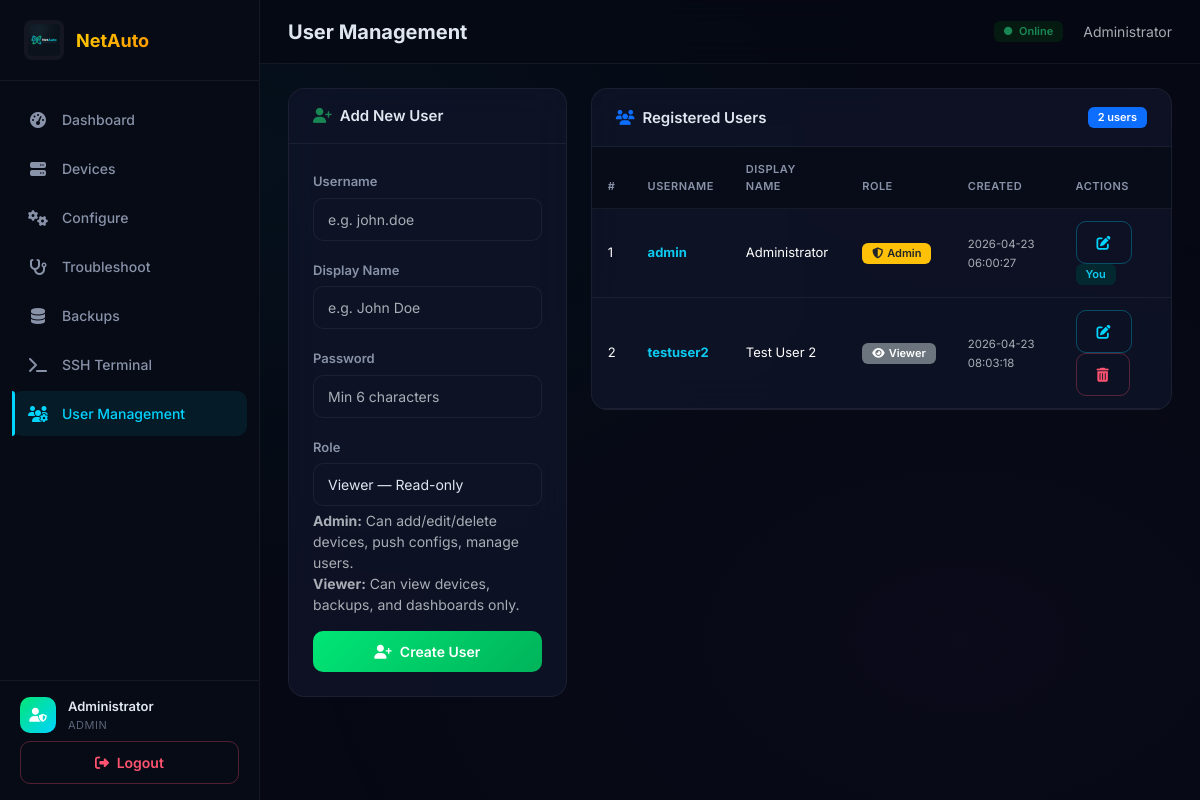
The app's page /users (signed in) with its own data.
### tables this page shows
CREATE TABLE users (
            id INTEGER PRIMARY KEY AUTOINCREMENT,
            username TEXT UNIQUE NOT NULL,
            password_hash TEXT NOT NULL,
            display_name TEXT NOT NULL,
            role TEXT NOT NULL DEFAULT 'admin',
            created_at TIMESTAMP DEFAULT CURRENT_TIMESTAMP
        );

### app.py (the view, shortened to what this page needs)
@app.route('/users', methods=['GET', 'POST'])
@login_required
@admin_required
def users():
    all_users = get_all_users()
    return render_template('users.html', users=all_users)

### app.py (called while the page is built)
@login_manager.user_loader
def load_user(user_id):
    row = get_user_by_id(int(user_id))
    return User(row) if row else None

def admin_required(f):
    @wraps(f)
    def decorated(*args, **kwargs):
        if not current_user.is_authenticated or not current_user.is_admin:
            flash('Admin access required.', 'danger')
            return redirect(url_for('dashboard'))
        return f(*args, **kwargs)
    return decorated

    @property
    def is_admin(self):
        return self.role == 'admin'

### database.py (called while the page is built)
def get_db():
    db = sqlite3.connect(Config.DATABASE)
    db.row_factory = sqlite3.Row
    db.execute("PRAGMA foreign_keys = ON")
    return db

def get_user_by_id(user_id):
    db = get_db()
    user = db.execute('SELECT * FROM users WHERE id = ?', (user_id,)).fetchone()
    db.close()
    return user

def get_all_users():
    db = get_db()
    users = db.execute('SELECT id, username, display_name, role, created_at FROM users ORDER BY id').fetchall()
    db.close()
    return users

### templates/users.html (shortened to what this page needs)
{% extends "base.html" %}
{% block page_title %}User Management{% endblock %}
{% block content %}
<div class="row g-4">
    <div class="col-xl-4">
        <div class="glass-card">
            <div class="card-header-custom">
                <h5><i class="fas fa-user-plus me-2 text-success"></i>Add New User</h5>
            </div>
            <div class="card-body-custom">
                <form method="POST" action="{{ url_for('users') }}" id="add-user-form">
                    <div class="mb-3">
                        <label for="username" class="form-label">Username</label>
                        <input type="text" class="form-control" id="username" name="username"
                               placeholder="e.g. john.doe" required minlength="3">
                    </div>
                    <div class="mb-3">
                        <label for="display_name" class="form-label">Display Name</label>
                        <input type="text" class="form-control" id="display_name" name="display_name"
                               placeholder="e.g. John Doe" required>
                    </div>
                    <div class="mb-3">
                        <label for="password" class="form-label">Password</label>
                        <input type="password" class="form-control" id="password" name="password"
                               placeholder="Min 6 characters" required minlength="6" autocomplete="new-password">
                    </div>
                    <div class="mb-3">
                        <label for="role" class="form-label">Role</label>
                        <select class="form-select" id="role" name="role" required>
                            <option value="viewer" selected>Viewer — Read-only</option>
                        </select>
                        <small class="text-muted mt-1 d-block">
                            <strong>Admin:</strong> Can add/edit/delete devices, push configs, manage users.<br>
                            <strong>Viewer:</strong> Can view devices, backups, and dashboards only.
                        </small>
                    </div>
                    <button type="submit" class="btn btn-success w-100" id="btn-add-user">
                        <i class="fas fa-user-plus me-2"></i>Create User
                    </button>
                </form>
            </div>
        </div>
    </div>
    <div class="col-xl-8">
        <div class="glass-card">
            <div class="card-header-custom d-flex justify-content-between align-items-center">
                <h5><i class="fas fa-users me-2 text-primary"></i>Registered Users</h5>
                <span class="badge bg-primary">{{ users|length }} user{{ 's' if users|length != 1 }}</span>
            </div>
            <div class="card-body-custom p-0">
                <div class="table-responsive">
                    <table class="table table-dark table-hover mb-0" id="users-table">
                        <thead>
                            <tr>
                                <th>#</th>
                                <th>Username</th>
                                <th>Display Name</th>
                                <th>Role</th>
                                <th>Created</th>
                                <th>Actions</th>
                            </tr>
                        </thead>
                        <tbody>
                            {% for u in users %}
                            <tr>
                                <td>{{ u.id }}</td>
                                <td><strong class="text-info">{{ u.username }}</strong></td>
                                <td>{{ u.display_name }}</td>
                                <td>
                                    {% if u.role == 'admin' %}
                                        <span class="badge bg-warning text-dark"><i class="fas fa-shield-alt me-1"></i>Admin</span>
                                    {% else %}
                                        <span class="badge bg-secondary"><i class="fas fa-eye me-1"></i>Viewer</span>
                                    {% endif %}
                                </td>
                                <td><small class="text-muted">{{ u.created_at }}</small></td>
                                <td>
                                    <button class="btn btn-outline-info btn-sm me-1" title="Edit user"
                                            onclick="editUser({{ u.id }})">
                                        <i class="fas fa-edit"></i>
                                    </button>
                                    {% if u.id != current_user.id %}
                                    <form method="POST" action="{{ url_for('user_delete', user_id=u.id) }}"
                                          class="d-inline" onsubmit="return confirm('Delete user {{ u.username }}?')">
                                        <button type="submit" class="btn btn-outline-danger btn-sm" title="Delete user">
                                            <i class="fas fa-trash-alt"></i>
                                        </button>
                                    </form>
                                    {% else %}
                                    <span class="badge bg-info-subtle text-info">You</span>
                                    {% endif %}
                                </td>
                            </tr>
                            {% endfor %}
                        </tbody>
                    </table>
                </div>
            </div>
        </div>
    </div>
</div>
{% endblock %}

### templates/base.html (shortened to what this page needs)
<!DOCTYPE html>
<html lang="en" data-bs-theme="dark">
<head>
    <link href="https://cdn.jsdelivr.net/npm/bootstrap@5.3.3/dist/css/bootstrap.min.css" rel="stylesheet">
    <link href="https://cdnjs.cloudflare.com/ajax/libs/font-awesome/6.5.1/css/all.min.css" rel="stylesheet">
    <link href="{{ url_for('static', filename='css/style.css') }}" rel="stylesheet">
</head>
<body>
    {% if current_user.is_authenticated %}
    <aside class="sidebar" id="sidebar">
        <div class="sidebar-brand">
            <img src="{{ url_for('static', filename='images/logo.png') }}" alt="Logo" class="brand-logo" style="width: 40px; height: 40px; border-radius: 8px;">
            <span class="brand-text">NetAuto</span>
        </div>
        <nav class="sidebar-nav">
            <a href="{{ url_for('dashboard') }}" class="nav-link {% if request.endpoint == 'dashboard' %}active{% endif %}" id="nav-dashboard">
                <i class="fas fa-tachometer-alt"></i>
                <span>Dashboard</span>
            </a>
            <a href="{{ url_for('devices') }}" class="nav-link {% if request.endpoint == 'devices' %}active{% endif %}" id="nav-devices">
                <i class="fas fa-server"></i>
                <span>Devices</span>
            </a>
            <a href="{{ url_for('configure') }}" class="nav-link {% if request.endpoint == 'configure' %}active{% endif %}" id="nav-configure">
                <i class="fas fa-cogs"></i>
                <span>Configure</span>
            </a>
            <a href="{{ url_for('troubleshoot') }}" class="nav-link {% if request.endpoint == 'troubleshoot' %}active{% endif %}" id="nav-troubleshoot">
                <i class="fas fa-stethoscope"></i>
                <span>Troubleshoot</span>
            </a>
            <a href="{{ url_for('backup') }}" class="nav-link {% if request.endpoint == 'backup' %}active{% endif %}" id="nav-backup">
                <i class="fas fa-database"></i>
                <span>Backups</span>
            </a>
            <a href="{{ url_for('terminal') }}" class="nav-link {% if request.endpoint == 'terminal' %}active{% endif %}" id="nav-terminal">
                <i class="fas fa-terminal"></i>
                <span>SSH Terminal</span>
            </a>
            {% if current_user.is_admin %}
            <a href="{{ url_for('users') }}" class="nav-link {% if request.endpoint == 'users' %}active{% endif %}" id="nav-users">
                <i class="fas fa-users-cog"></i>
                <span>User Management</span>
            </a>
            {% endif %}
        </nav>
        <div class="sidebar-footer">
            <div class="user-info">
                <div class="user-avatar">
                    <i class="fas fa-user-shield"></i>
                </div>
                <div class="user-details">
                    <span class="user-name">{{ current_user.display_name }}</span>
                    <span class="user-role">{{ current_user.role }}</span>
                </div>
            </div>
            <a href="{{ url_for('logout') }}" class="btn btn-outline-danger btn-sm w-100 mt-2" id="btn-logout">
                <i class="fas fa-sign-out-alt me-1"></i> Logout
            </a>
        </div>
    </aside>
    <main class="main-content" id="main-content">
        <header class="topbar">
            <div class="topbar-title">
                <h1 class="page-title">{% block page_title %}Dashboard{% endblock %}</h1>
            </div>
            <div class="topbar-actions">
                <span class="badge bg-success-subtle text-success me-2">
                     Online
                </span>
                <span class="text-muted small">{{ current_user.display_name }}</span>
            </div>
        </header>
        <div class="page-content">
            {% block content %}{% endblock %}
        </div>
    </main>
    {% else %}
        {% block guest_content %}{% endblock %}
    {% endif %}
</body>
</html>

### records on screen
users: display_name "Administrator", role "ADMIN", id "1", username "admin", created_at "2026-04-23 06:00:27", shows "You"
users: id "2", username "testuser2", display_name "Test User 2", role "viewer" (drawn), created_at "2026-04-23 08:03:18"

### other values on screen
{{ users|length }} "2"
{{ 's' if users|length != 1 }} "s"
